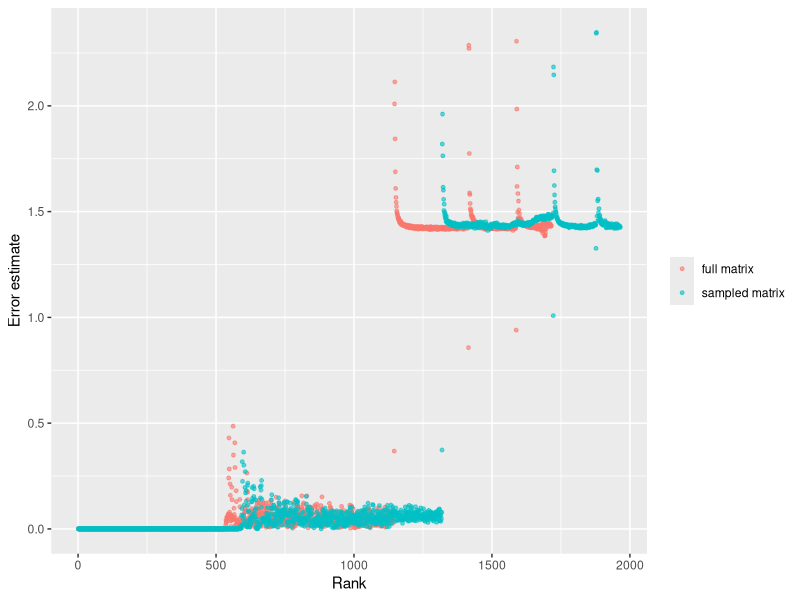
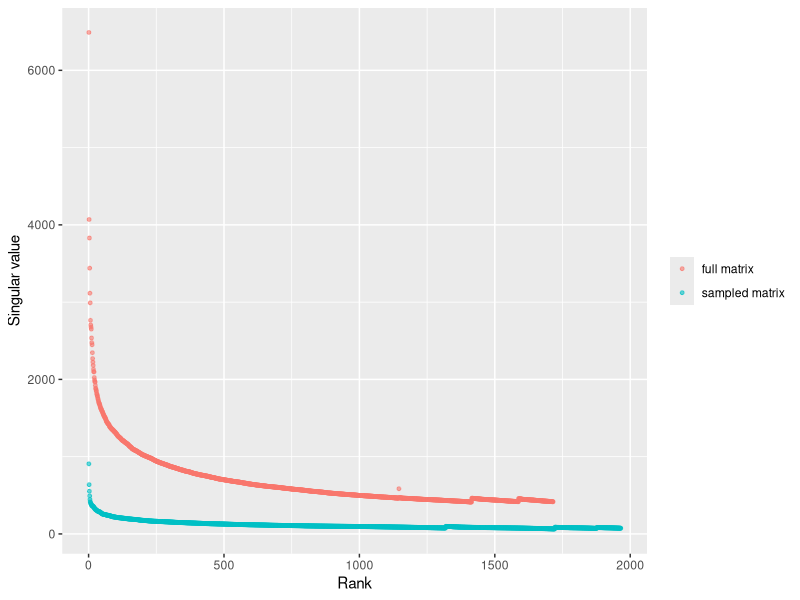
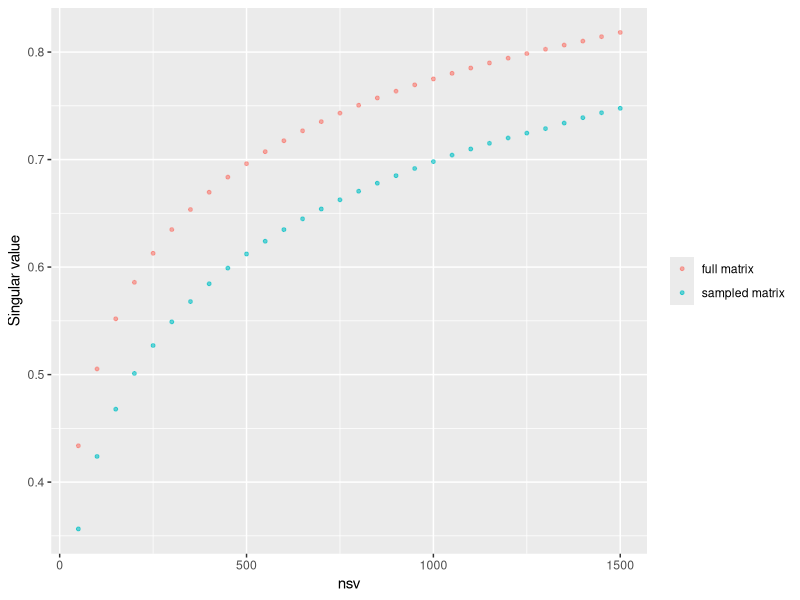

Source code (R) for these figures, in order:
## ---- chunk 1
knitr::opts_chunk$set(echo = TRUE)
library(ggplot2)
library(cowplot)
## ---- chunk 2
svals_sampled <- read.table("svals_tf_sampled_0.1_nsv2000.txt", header=TRUE)
svals_full <- read.table("svals_tf_nsv2000.txt", header=TRUE)
head(svals_sampled)
## ---- chunk 3
svals_full$matrix <- factor("full matrix")
svals_sampled$matrix <- factor("sampled matrix")
all <- rbind(svals_full, svals_sampled)

## ---- chunk 4
ggplot(all, aes(x = rank, y = error_estimate, color=matrix)) + geom_point(size=1, alpha=0.6) + ylab("Error estimate") + xlab("Rank") + theme(legend.title=element_blank())
## ---- chunk 5
nsv <- sum(svals_sampled$error_estimate < 0.5)
nsv
svals_sampled$error_estimate[nsv]
svals_sampled$error_estimate[nsv+1]
## ---- chunk 6
ggplot(all, aes(x = rank, y = singular_value, color=matrix)) + geom_point(size=1, alpha=0.6) + ylab("Singular value") + xlab("Rank") + theme(legend.title=element_blank())
## ---- chunk 7
coverage_sampled <- read.table("tf_nsv_2000_0.1_coverage.txt", header=TRUE)
coverage_full <- read.table("tf_nsv_2000_coverage.txt", header=TRUE)
coverage_sampled$matrix <- factor("sampled matrix")
coverage_full$matrix <- factor("full matrix")
all <- rbind(coverage_full, coverage_sampled)
ggplot(all, aes(x = nsv, y = coverage, color=matrix)) + geom_point(size=1, alpha=0.6) + ylab("Singular value") + xlab("nsv") + theme(legend.title=element_blank())
